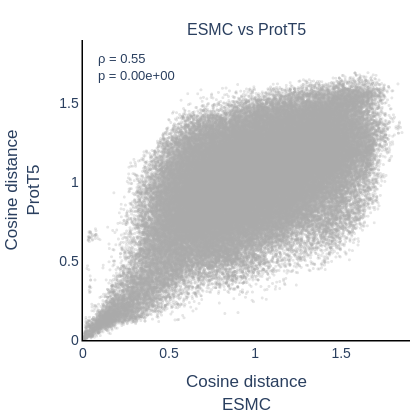

Notebook cell for this chart:
### Markdown cell above
### 1c — Cross-space pairwise distance correlation

Scatter of cosine distances for all unique sequence pairs across embedding spaces.
Agreement between spaces (high Spearman ρ) means the models impose similar geometry on
the data; divergence points to model-specific structure worth investigating.

### Code cell
model_pairs = list(combinations(models, 2))
n_pairs_plot = len(model_pairs)
n_samples = len(ema.sample_names)
idx_i, idx_j = np.triu_indices(n_samples, k=1)

fig = make_subplots(
    rows=1, cols=n_pairs_plot,
    subplot_titles=[f"{a} vs {b}" for a, b in model_pairs],
)

for col_idx, (model_a, model_b) in enumerate(model_pairs, start=1):
    d_a = ema.emb[model_a]["pairwise_distances"]["cosine"][idx_i, idx_j]
    d_b = ema.emb[model_b]["pairwise_distances"]["cosine"][idx_i, idx_j]

    rho, p_val = stats.spearmanr(d_a, d_b)
    p_text = f"{p_val:.2e}" if p_val < 0.001 else f"{p_val:.4f}"

    ax_max = float(np.ceil(max(d_a.max(), d_b.max()) * 10) / 10)  # round up to 1 d.p.

    fig.add_trace(
        go.Scattergl(
            x=d_a, y=d_b,
            mode="markers",
            marker=dict(size=3, color="#AAAAAA", opacity=0.3),
            showlegend=False,
            hoverinfo="skip",
        ),
        row=1, col=col_idx,
    )

    # Spearman annotation in top-left of each subplot
    xref = "x domain" if col_idx == 1 else f"x{col_idx} domain"
    yref = "y domain" if col_idx == 1 else f"y{col_idx} domain"
    fig.add_annotation(
        xref=xref, yref=yref,
        x=0.04, y=0.97,
        text=f"ρ = {rho:.2f}<br>p = {p_text}",
        showarrow=False,
        font=dict(size=13),
        align="left",
        bgcolor="rgba(255,255,255,0.75)",
    )

    fig.update_xaxes(
        title_text=f"Cosine distance<br>{model_a}",
        range=[0, ax_max], showgrid=False,
        showline=True, linecolor="black", linewidth=1.5,
        row=1, col=col_idx,
    )
    fig.update_yaxes(
        title_text=f"Cosine distance<br>{model_b}",
        range=[0, ax_max], showgrid=False,
        showline=True, linecolor="black", linewidth=1.5,
        row=1, col=col_idx,
    )

cell_size = 420
fig.update_layout(
    template="plotly_white",
    font=dict(family="Arial", size=14),
    width=cell_size * n_pairs_plot,
    height=cell_size,
    margin=dict(l=10, r=10, t=40, b=10),
)
fig.show()

### Figure 1 — Plotly figure (JSON) as saved in the notebook; plotly's stock layout.template omitted (floating-point values rounded to 4 significant figures; data arrays with more than 128 entries replaced by an {"elided": "..."} marker saying what was removed)
{"data": [{"hoverinfo": "skip", "marker": {"color": "#AAAAAA", "opacity": 0.3, "size": 3}, "mode": "markers", "showlegend": false, "type": "scattergl", "x": {"elided": "99235 float values"}, "xaxis": "x", "y": {"elided": "99235 float values"}, "yaxis": "y"}], "layout": {"annotations": [{"font": {"size": 16}, "showarrow": false, "text": "ESMC vs ProtT5", "x": 0.5, "xanchor": "center", "xref": "paper", "y": 1, "yanchor": "bottom", "yref": "paper"}, {"align": "left", "bgcolor": "rgba(255,255,255,0.75)", "font": {"size": 13}, "showarrow": false, "text": "ρ = 0.55<br>p = 0.00e+00", "x": 0.04, "xref": "x domain", "y": 0.97, "yref": "y domain"}], "font": {"family": "Arial", "size": 14}, "height": 420, "margin": {"b": 10, "l": 10, "r": 10, "t": 40}, "width": 420, "xaxis": {"anchor": "y", "domain": [0, 1], "linecolor": "black", "linewidth": 1.5, "range": [0, 1.9], "showgrid": false, "showline": true, "title": {"text": "Cosine distance<br>ESMC"}}, "yaxis": {"anchor": "x", "domain": [0, 1], "linecolor": "black", "linewidth": 1.5, "range": [0, 1.9], "showgrid": false, "showline": true, "title": {"text": "Cosine distance<br>ProtT5"}}}}
